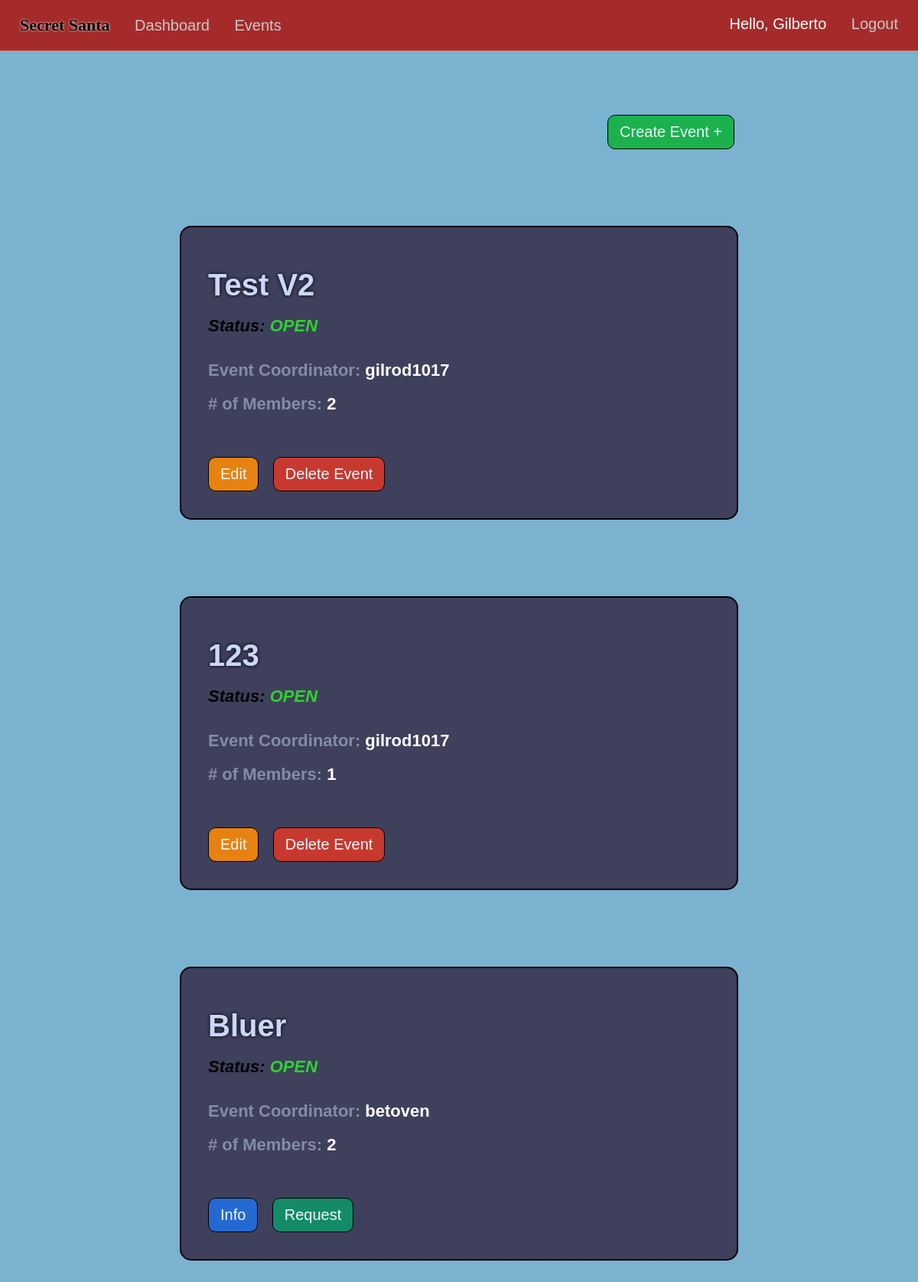
The app's page /events (signed in), older data.
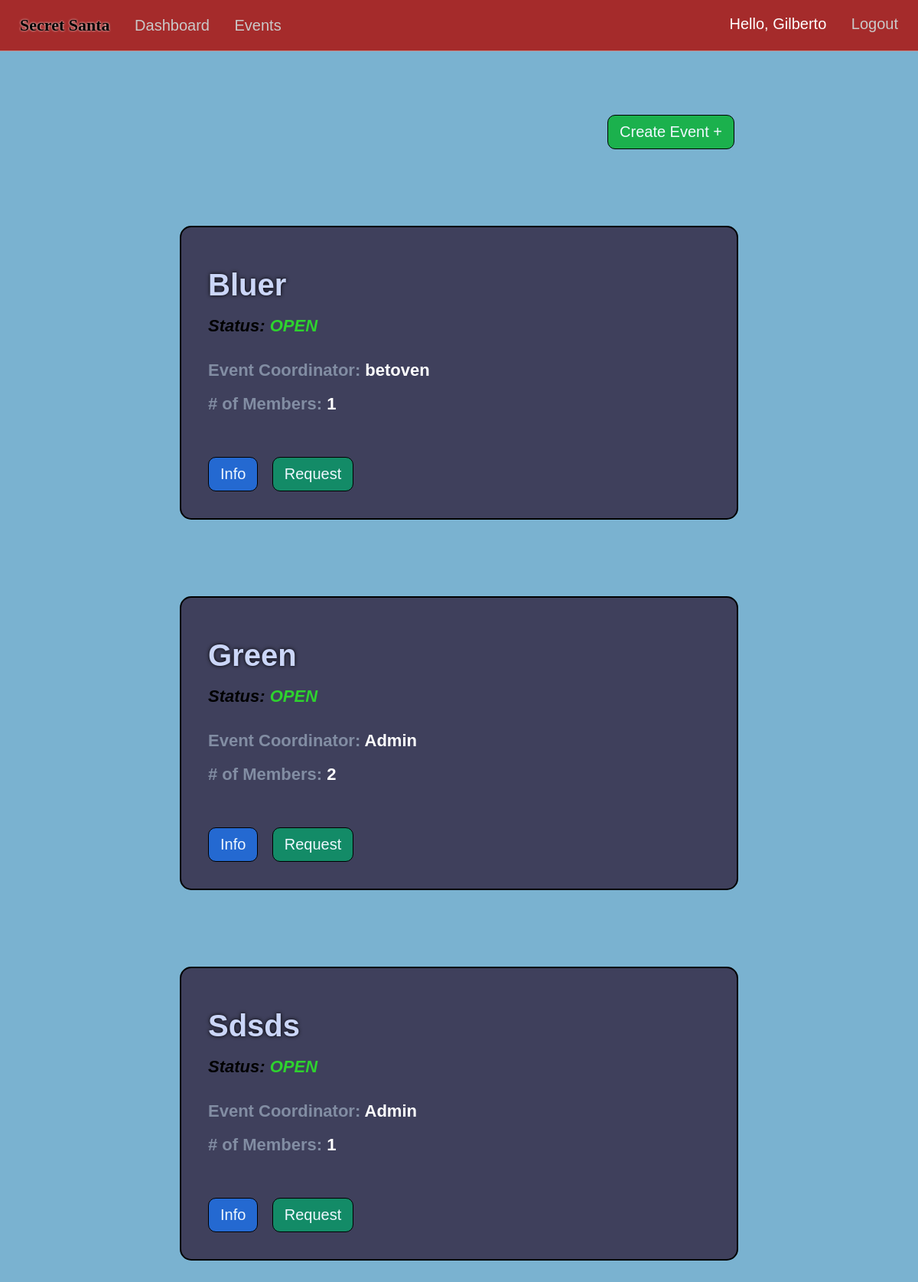
The same page, newer data.
### market/models.py (models this page shows, shortened)
class User(db.Model, UserMixin):
    id = db.Column(db.Integer(), primary_key=True)
    username = db.Column(db.String(length=30), nullable=False, unique=True)
    first_name = db.Column(db.String(length=50), nullable=False)
    last_name = db.Column(db.String(length=50), nullable=False)
    email_address = db.Column(db.String(length=50), nullable=False, unique=True)
    password_hash = db.Column(db.String(length=60), nullable=False)
    events = db.relationship('Event', backref='coordinator', lazy=True)
    events_attending = db.relationship('EventMembers', backref='attendees', lazy=True)
    @property
    def password(self):
        return self.password_hash

class Event(db.Model):
    event_id = db.Column(db.Integer(), primary_key=True)
    coordinator_id = db.Column(db.Integer(), db.ForeignKey('user.id'), nullable=False)
    event_name = db.Column(db.String(length=75), nullable=False, unique=True)
    event_date = db.Column(db.Date())
    event_status = db.Column(db.String(length=20))
    members = db.relationship('EventMembers', backref='attended_events', lazy=True)
    fields = db.relationship('EventFields', backref='event_for_field', lazy=True)
    filled_fields = db.relationship('UserEventFields', backref='FieldEvent', lazy=True)

### market/routes.py (the view)
@app.route("/events")
@login_required
def events_page():
    events=Event.query.order_by(Event.event_status.desc()).all()
    return render_template('events.html', events=events)

### market/models.py (called while the page is built)
@login_manager.user_loader
def load_user(user_id):
    return User.query.get(int(user_id))

### market/templates/events.html (shortened to what this page needs)
{% extends 'base.html' %}
  {% block style %}
  <link rel= "stylesheet" type= "text/css" href= "{{ url_for('static',filename='styles/events.css') }}">
  {% endblock %}
  {% block content %}
    {% if events %}
    <center>
    <div class="create-btn-div-true">
    <a href="{{url_for('create_event')}}"><button class="create-btn-yes">Create Event +</button></a>
    </div>
      <div class="create-div">
      {% for event in events %}
      <div class="event">
        <div class="titles-div">
          <h1 class="e-title"><span class="event-info-title">{{event.event_name|title}}</span></h1>
          <h1 class="e-title e-status"><i>Status:
            {% if event.event_status|title=='Open' %}
              <span class="event-status-info-open">{{event.event_status|upper}}</i></span></h1><br>
              {% elif event.event_status|title=='Closed' %}
            <span class="event-status-info-closed">{{event.event_status|upper}}</i></span></h1><br>
            {% endif %}
          <h1 class="e-title">Event Coordinator: <span class="event-info">{{event.coordinator.username}}</span></h1>
          <h1 class="e-title"># of Members: <span class="event-info">
            {% set count = [] %}
            {% for person in event.members%}
              {% if person.status == 'member'%}
                {% set _ = count.append(person) %}
              {% endif %}
            {% endfor %}
            {{count|length}}
          </span></h1>
        </div>
        <br><br><br><br>
        <div class="buttons">
          {% if current_user.is_authenticated and current_user.id == event.coordinator.id %}
            <a href="{{ url_for('event_info', event_id=event.event_id) }}"><button class="edit-btn">Edit</button></a>
            <a href="{{ url_for('delete_event', event_id=event.event_id) }}"><button class="delete-btn">Delete Event</button></a>
            {% else %}
              <a href="{{ url_for('event_info', event_id=event.event_id) }}"><button class="info-btn">Info</button></a>
              {% if event.event_status=='open' and current_user.is_authenticated %}
              <a href="{{ url_for('request_event', event_id=event.event_id, member_id=current_user.id) }}"><button class="request-btn">Request</button></a>
              {% endif %}
            {% endif %}
        </div>
      </div>
      {% endfor %}
    </div></center>
    {% else %}
    <center>
    <div class="no-event-div">
    <p>Be the First To Create An Event!</p>
    <a href="{{url_for('create_event')}}"><button class="create-btn">Create Event +</button></a>
    </div></center>
    {% endif %}
  {% endblock %}

### market/templates/base.html (shortened to what this page needs)
<!DOCTYPE html>
<html lang="en">
<head>
  <link rel= "stylesheet" type= "text/css" href= "{{ url_for('static',filename='styles/main.css') }}">
  {% block style %}
  {% endblock %}
</head>
<body>
  <nav>
    <ul class="top-left-nav">
      <a href="{{ url_for('home_page') }}" ><li class="li-title">
        Secret Santa
      </li></a>
    {% if current_user.is_authenticated %}
      <li>
        <a href="{{ url_for('dashboard_page') }}" class="nav-item">Dashboard</a>
      </li>
      <li>
        <a href="{{ url_for('events_page') }}" class="nav-item">Events</a>
      </li>
    {% endif %}
    </ul>
    {% if current_user.is_authenticated %}
    <ul class="top-right-nav">
      <li>
        <p class="nav-name">Hello, {{ current_user.first_name.title() }} </p>
      </li>
      <li>
        <a class="nav-item" href="{{ url_for('logout_page') }}">Logout</a>
      </li>
    </ul>
    {% endif %}
  </nav>
  {% block content %}
  {% endblock %}
</body>
</html>

### market/static/styles/main.css (style rules this page uses)
* { margin: 0px; box-sizing: border-box; }
body { margin-top: 66px; font-family: Arial, Helvetica, sans-serif; background-color: rgb(122, 178, 208); color: white; padding: 0px 10px; padding-bottom: 80px; }
nav { display: flex; justify-content: space-between; background-color: rgb(165, 43, 43); padding: 20px 20px; position: fixed; right: 0px; left: 0px; top:0px; z-index: 1000; color: black; font-family:'Gill Sans', 'Gill Sans MT', Calibri, 'Trebuchet MS', sans-serif; font-size: 20px; border-bottom: 1px solid rgba(209, 208, 208, 0.589); }
.li-title { font-weight: bolder; font-size: 22px; font-family: 'Grinched'; text-shadow: 0px 0px 3px white; }
.top-left-nav { list-style: none; padding: 0px; display: inline-block; }
.top-left-nav li,.top-right-nav li { display: inline-block; margin-right: 6px; margin-left: 6px; }
.top-right-nav { list-style: none; padding: 0px; display: inline-block; }
.nav-item { text-decoration: none; color: rgb(202, 201, 201); margin-left: 15px; }
.nav-name { text-decoration: none; color: rgb(255, 255, 255); }
a { text-decoration: none; color: Black; }

### market/static/styles/events.css (style rules this page uses)
body { margin-top: 80px; padding: 0px 10px; padding-bottom:60px ; }
.event { background-color: rgb(63, 64, 92); min-height: 350px; max-width: 750px; margin-top: 100px; border-radius: 15px; text-align: left; padding:35px; font-size: 12px; display: flex; flex-direction:column; justify-content:space-between; margin-left: 10px; margin-right: 10px; border: 2px solid black; }
.event-info-title { font-size: 40px; color: rgb(203, 214, 248); text-shadow: 0px 0px 5px black; }
.e-title { margin-top: 18px; font-size: 22px; color: rgb(130, 141, 163); font-family: 'Gill Sans', 'Gill Sans MT', Calibri, 'Trebuchet MS', sans-serif; }
.e-status { color:rgb(0, 0, 0); }
.event-status-info-open { color:rgb(46, 211, 46); font-weight: bold; }
.titles-div { display: inline-block; }
.event-info { color: rgb(255, 255, 255); }
.request-btn { border:1px solid black; cursor: pointer; background-color: rgb(19, 139, 103); color: aliceblue; padding: 10px 15px; border-radius: 10px; font-size: 20px; font-family: 'Gill Sans', 'Gill Sans MT', Calibri, 'Trebuchet MS', sans-serif; margin-right: 15px; }
.info-btn { cursor: pointer; background-color: rgb(36, 105, 209); border: none; color: aliceblue; padding: 10px 15px; border-radius: 10px; font-size: 20px; font-family: 'Gill Sans', 'Gill Sans MT', Calibri, 'Trebuchet MS', sans-serif; margin-right: 15px; border:1px solid black; }
.create-div { max-width: 750px; }
.create-btn-div-true { padding-top: 70px; padding-right: 15px; display:flex; max-width: 750px; justify-content: end; }
.create-btn-yes { cursor: pointer; background-color: rgb(27, 177, 77); border: none; color: aliceblue; padding: 10px 15px; border:1px solid black; border-radius: 10px; font-size: 20px; font-family: 'Gill Sans', 'Gill Sans MT', Calibri, 'Trebuchet MS', sans-serif; }

Row changes from the older to the newer data that the page shows:
removed Event: event_name "Test V2", event_status "OPEN", coordinator.username "gilrod1017", count "2"
removed Event: event_name "123", event_status "OPEN", coordinator.username "gilrod1017", count "1"
computed for Event "Bluer": count "2" → "1"
added Event: event_name "Green", event_status "OPEN", coordinator.username "Admin", count "2"
added Event: event_name "Sdsds", event_status "OPEN", coordinator.username "Admin", count "1"
